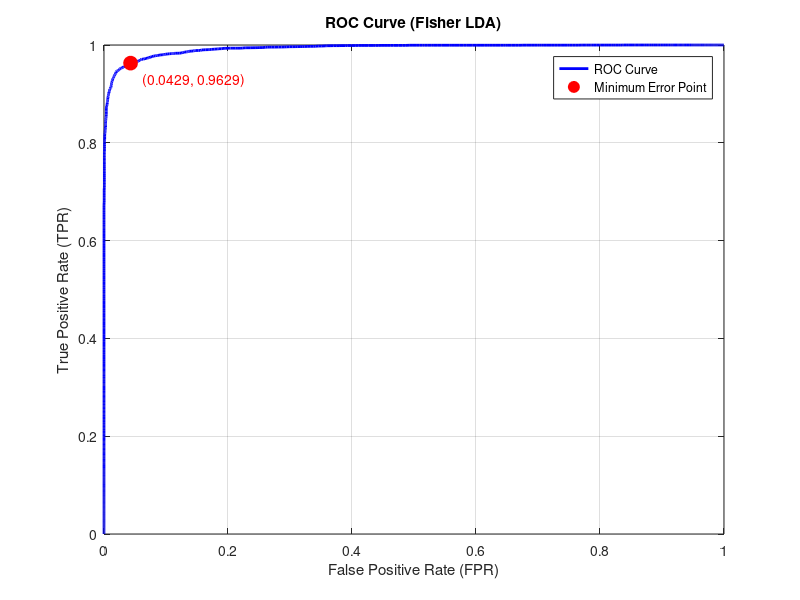
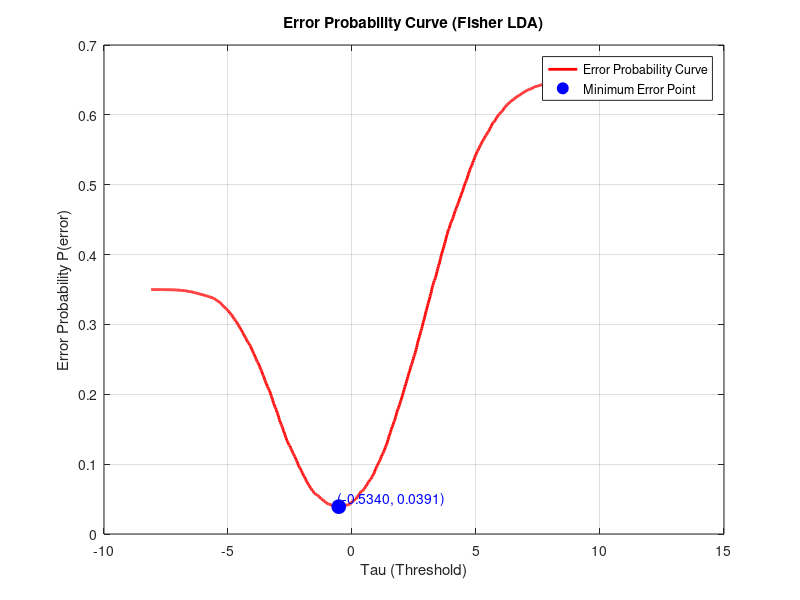

The MATLAB script that drew these images, in order:
%% This code is for the first assignment of EECE 5644, the first question: part C.
clear;
clear;
clc;

% Set the random seed for reproducibility
rng(12345); % You can use any integer as the seed value

% Parameter definition
m0 = [-1; -1; -1; -1]; % Mean vector for class 0
C0 = [2 -0.5 0.3 0; -0.5 1 -0.5 0; 0.3 -0.5 1 0; 0 0 0 2]; % Covariance matrix for class 0
m1 = [1; 1; 1; 1]; % Mean vector for class 1
C1 = [1 0.3 -0.2 0; 0.3 2 0.3 0; -0.2 0.3 1 0; 0 0 0 3]; % Covariance matrix for class 1

% Class prior probabilities
P_L0 = 0.35; % P(L=0)
P_L1 = 0.65; % P(L=1)

% Generate sample data
num_samples = 10000;
X_class0 = mvnrnd(m0, C0, round(num_samples * P_L0)); % Generate samples from class 0
X_class1 = mvnrnd(m1, C1, round(num_samples * P_L1)); % Generate samples from class 1
X = [X_class0; X_class1]; % Combine both classes
true_labels = [zeros(size(X_class0, 1), 1); ones(size(X_class1, 1), 1)]; % True class labels

% Compute mean vectors
mu0 = mean(X_class0); % Mean vector for class 0.
mu1 = mean(X_class1); % Mean vector for class 1

% Compute within-class scatter matrix (S_W)
% Multiply by (size(X_class0, 1) - 1) to snsure an unbiased estimate of the covariance
%S_W = cov(X_class0) * (size(X_class0, 1) - 1) + cov(X_class1) * (size(X_class1, 1) - 1);
S_W = cov(X_class0) + cov(X_class1);

% Compute between-class scatter matrix (S_B)
mean_diff = (mu1 - mu0)';
S_B = (mean_diff * mean_diff');

% Compute Fisher LDA projection vector (w_LDA).
w_LDA = inv(S_W) * (mu1' - mu0');
disp(w_LDA)

% Project the samples onto the LDA direction
projected_X = X * w_LDA;

% Initialize variables for ROC curve
tau_values = linspace(min(projected_X), max(projected_X), 1000); % Threshold values
TPR_list = zeros(length(tau_values), 1); % List to store True Positive Rates
FPR_list = zeros(length(tau_values), 1); % List to store False Positive Rates
error_prob_list = zeros(length(tau_values), 1); % List to store error probabilities

% Compute TPR, FPR, and error probability for each tau value.
for i = 1:length(tau_values)
    tau = tau_values(i);
    % Classification decision based on projection and threshold tau
    decision = projected_X > tau;

    % Compute TP, FP, TN, FN
    TP = sum((decision == 1) & (true_labels == 1)); % True positives
    FP = sum((decision == 1) & (true_labels == 0)); % False positives
    TN = sum((decision == 0) & (true_labels == 0)); % True negatives
    FN = sum((decision == 0) & (true_labels == 1)); % False negatives

    % Compute TPR (True Positive Rate) and FPR (False Positive Rate)
    TPR = TP / (TP + FN); % Sensitivity or Recall
    FPR = FP / (FP + TN); % False Positive Rate
    FNR = FN / (FN + TP); % False Negative Rate (FNR)

    % Compute error probability P(error; tau)
    error_prob = FPR * P_L0 + FNR * P_L1; % Weighted by prior probabilities

    % Store TPR, FPR and error probability
    TPR_list(i) = TPR;
    FPR_list(i) = FPR;
    error_prob_list(i) = error_prob;
end

% Find the minimum error probability and corresponding tau value
[min_error_prob, min_idx] = min(error_prob_list); % Find minimum value and its index
best_tau = tau_values(min_idx); % Corresponding tau value

% Get the TPR and FPR for the minimum error probability
best_TPR = TPR_list(min_idx);
best_FPR = FPR_list(min_idx);

% Output the coordinates of the minimum point
fprintf('Minimum Error Probability (Fisher LDA): %.4f at Tau: %.4f\n', min_error_prob, best_tau);
fprintf('Corresponding TPR: %.4f, FPR: %.4f\n', best_TPR, best_FPR);

% Plot ROC curve
figure;
plot(FPR_list, TPR_list, 'b-', 'LineWidth', 2);
xlabel('False Positive Rate (FPR)');
ylabel('True Positive Rate (TPR)');
title('ROC Curve (Fisher LDA)');
grid on;

% Plot the minimum point on the ROC curve
hold on;
plot(best_FPR, best_TPR, 'ro', 'MarkerSize', 10, 'MarkerFaceColor', 'r'); % Use red circle to mark the point

% Adjust the position of the text to move inside the plot area
text(best_FPR + 0.02, best_TPR - 0.02, sprintf('(%.4f, %.4f)', best_FPR, best_TPR), ...
    'VerticalAlignment', 'top', 'HorizontalAlignment', 'left', 'FontSize', 10, 'Color', 'r');

legend('ROC Curve', 'Minimum Error Point', 'Location', 'Best');
hold off;

% Plot Error Probability curve
figure;
plot(tau_values, error_prob_list, 'r-', 'LineWidth', 2);
xlabel('Tau (Threshold)');
ylabel('Error Probability P(error)');
title('Error Probability Curve (Fisher LDA)');
grid on;

% Mark the minimum error point on the error probability curve
hold on;
plot(best_tau, min_error_prob, 'bo', 'MarkerSize', 10, 'MarkerFaceColor', 'b');

% Add text with coordinates to the error probability curve (displaying tau as a decimal)
text(best_tau * 1.1, min_error_prob, sprintf('(%.4f, %.4f)', best_tau, min_error_prob), ...
    'VerticalAlignment', 'bottom', 'HorizontalAlignment', 'left', 'FontSize', 10, 'Color', 'b');

legend('Error Probability Curve', 'Minimum Error Point', 'Location', 'Best');
hold off;
